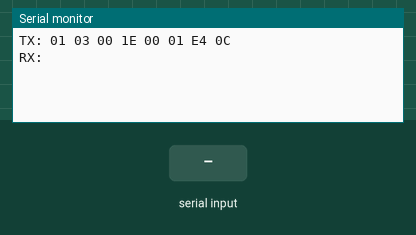
Simulated run of this sketch. Board: Arduino Uno, built with avr-gcc and run on an emulated ATmega328P. On the bench: the last lines printed to the serial monitor. Inputs (shaded band) come from the test bench.

Above: at 2.2 s.
2.3 s: "1" received over the second serial link
At 4.3 s:
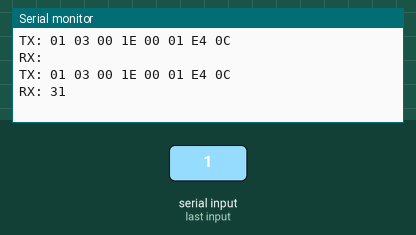
5.0 s: "0" received over the second serial link
At 6.34 s:
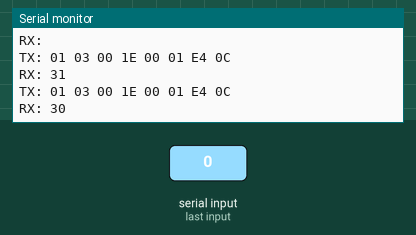
6.5 s: "2" received over the second serial link
At 7.1 s:
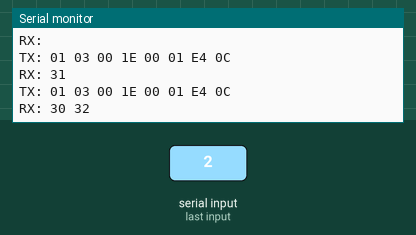

Measured:
- after the input at 2.3 s, the serial monitor: prints a new line after 1.3 s (image 1)
- after the input at 5.0 s, the serial monitor: prints a new line after 1.1 s (image 2)
- after the input at 6.5 s, the serial monitor: prints a new line at once (image 3)

The sketch:

SoilSensor.ino
```cpp
// This attempt uses the SoftwareSerial & raw Modbus packets.
//
// RS485 module wired up as:
// RS485 DI signal to pin 3
// RS485 RO signal to pin 2
// RS485 RE signal to pin 8
// RS485 DE signal to pin 7
// RS485 VCC to 5V
// RS485 GND to GND
//
#include <SoftwareSerial.h>

#define RE 8
#define DE 7

const uint32_t TIMEOUT = 500UL;

// canned message to your RS485 device
// change this for any other canned modbus message you like
// remember to make sure that the checksum is correct!
uint8_t msg[] = {0x01, 0x03, 0x00, 0x1E, 0x00, 0x01, 0xE4, 0x0C};
uint8_t rxByte;

SoftwareSerial swSerial(2, 3); // Receive (data in) pin, Transmit (data out) pin

void setup() {
  Serial.begin(9600);
  swSerial.begin(9600);
  pinMode(RE, OUTPUT);
  pinMode(DE, OUTPUT);
  digitalWrite(DE, LOW);
  digitalWrite(RE, LOW);
  delay(1000);
}

void loop() {
  uint32_t startTime = 0;

  Serial.print("TX: ");
  printHexMessage( msg, sizeof(msg) );

  // send the command
  digitalWrite(DE, HIGH);
  digitalWrite(RE, HIGH);
  delay( 10 );
  swSerial.write( msg, sizeof(msg) );
  swSerial.flush();
  digitalWrite(DE, LOW);
  digitalWrite(RE, LOW);

  Serial.print("RX: ");

  // read any data received and print it out
  startTime = millis();
  while ( millis() - startTime <= TIMEOUT ) {
    if (swSerial.available()) {
      printHexByte(swSerial.read());
    }
  }
  Serial.println();
  delay(2000);
}

void printHexMessage( uint8_t values[], uint8_t sz ) {
  for (uint8_t i = 0; i < sz; i++) {
    printHexByte( values[i] );
  }
  Serial.println();
}

void printHexByte(byte b)
{
  Serial.print((b >> 4) & 0xF, HEX);
  Serial.print(b & 0xF, HEX);
  Serial.print(' ');
}
```
